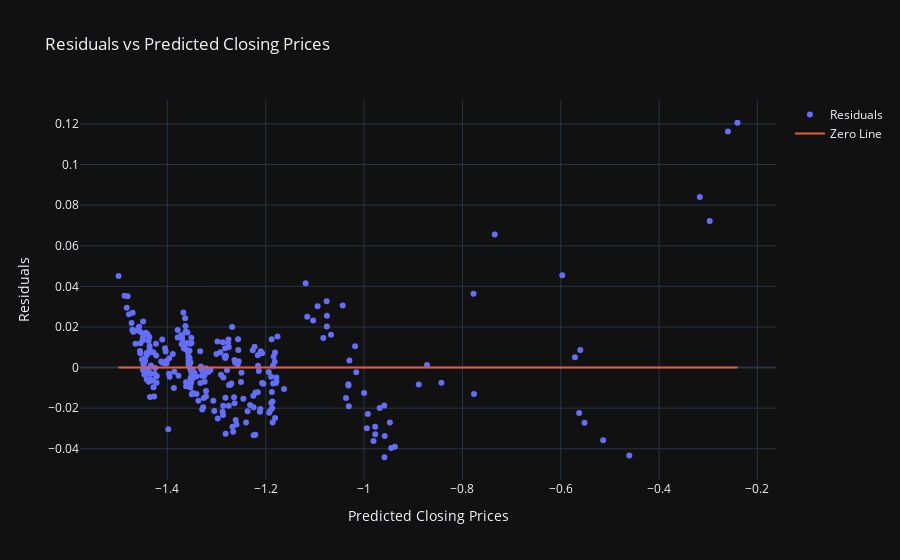

Write notebook code for a chart like this one.
### Markdown cell above
#### Pretty good, we will improve this further later on in the project.  Let's look at a residuals plot as well now.

### Code cell
# Calculate the residuals first.
residuals = y_test - y_pred

# Create the residuals plot
fig = go.Figure()

fig.add_trace(go.Scatter(x = y_pred, y = residuals,
                mode = 'markers',
                name = 'Residuals'))

fig.add_trace(go.Scatter(x = y_pred, y = np.zeros_like(y_pred),
                mode = 'lines',
                name = 'Zero Line'))

fig.update_layout(title = 'Residuals vs Predicted Closing Prices',
                xaxis_title = 'Predicted Closing Prices',
                yaxis_title = 'Residuals',
                template = 'plotly_dark')

fig.show()

### Figure 1 — Plotly figure (JSON) as saved in the notebook; plotly's stock layout.template omitted (floating-point values rounded to 4 significant figures; data arrays with more than 128 entries replaced by an {"elided": "..."} marker saying what was removed)
{"data": [{"mode": "markers", "name": "Residuals", "type": "scatter", "x": {"elided": "277 float values"}, "y": {"elided": "277 float values"}}, {"mode": "lines", "name": "Zero Line", "type": "scatter", "x": {"elided": "277 float values"}, "y": {"elided": "277 int values"}}], "layout": {"title": {"text": "Residuals vs Predicted Closing Prices"}, "xaxis": {"title": {"text": "Predicted Closing Prices"}}, "yaxis": {"title": {"text": "Residuals"}}}}
